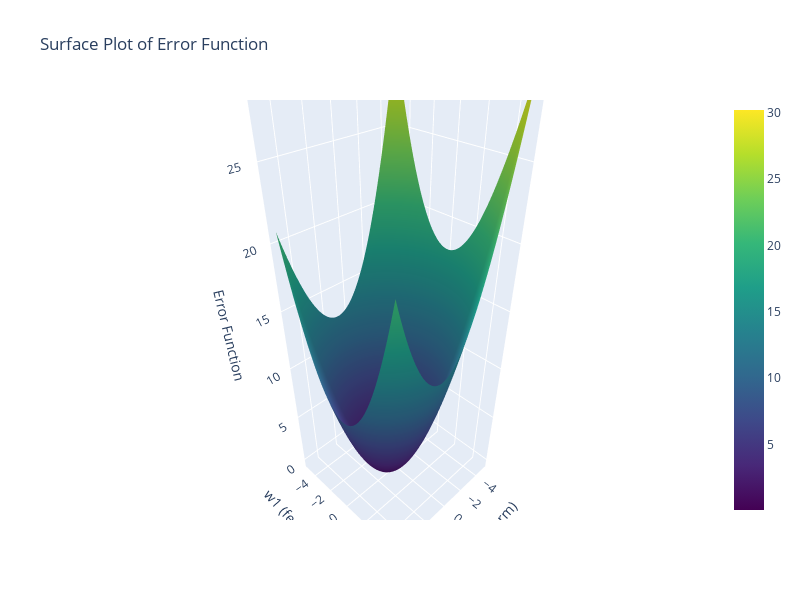

This figure's notebook cell:
### Code cell
T0, T1 = np.meshgrid(w0_vals, w1_vals)
# Create a surface plot trace
surface = go.Surface(
    x=T0,
    y=T1,
    z=J_w,
    colorscale='Viridis'
)
# Create a figure and add the surface plot
fig = go.Figure(data=[surface])
# Set layout options
fig.update_layout(
    scene=dict(
        xaxis=dict(title='w0 (bias term)'),
        yaxis=dict(title='w1 (feature weight)'),
        zaxis=dict(title='Error Function'),
    ),
    title='Surface Plot of Error Function',
    width = 800,
    height = 600
)
# Display the plot
fig.show()

### Figure 1 — Plotly figure (JSON) as saved in the notebook; plotly's stock layout.template omitted (floating-point values rounded to 4 significant figures; data arrays with more than 128 entries replaced by an {"elided": "..."} marker saying what was removed)
{"data": [{"colorscale": [[0, "#440154"], [0.1111, "#482878"], [0.2222, "#3e4989"], [0.3333, "#31688e"], [0.4444, "#26828e"], [0.5556, "#1f9e89"], [0.6667, "#35b779"], [0.7778, "#6ece58"], [0.8889, "#b5de2b"], [1, "#fde725"]], "type": "surface", "x": {"elided": "100x100 float values"}, "y": {"elided": "100x100 float values"}, "z": {"elided": "100x100 float values"}}], "layout": {"height": 600, "scene": {"xaxis": {"title": {"text": "w0 (bias term)"}}, "yaxis": {"title": {"text": "w1 (feature weight)"}}, "zaxis": {"title": {"text": "Error Function"}}}, "title": {"text": "Surface Plot of Error Function"}, "width": 800}}
